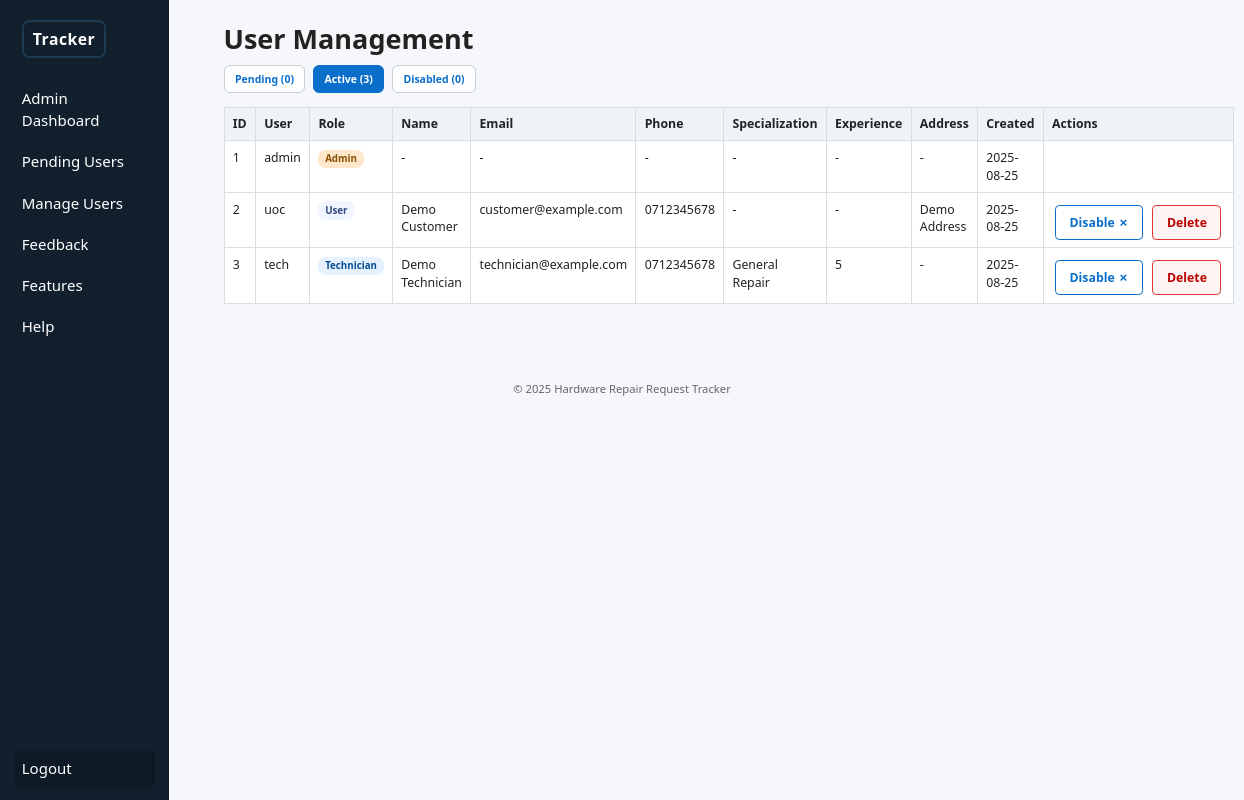
The page /admin/users_manage.php (signed in) on the database its author committed.
### tables this page shows
CREATE TABLE users (
  user_id INT AUTO_INCREMENT PRIMARY KEY,
  username VARCHAR(50) NOT NULL UNIQUE,
  password VARCHAR(255) NOT NULL,
  role ENUM('admin','user','technician') NOT NULL DEFAULT 'user',
  status ENUM('pending','approved','rejected') NOT NULL DEFAULT 'pending',
  is_disabled TINYINT(1) NOT NULL DEFAULT 0,
  created_at TIMESTAMP DEFAULT CURRENT_TIMESTAMP
);

CREATE TABLE customer_profile (
  customer_id INT PRIMARY KEY,
  full_name VARCHAR(120) NOT NULL,
  phone VARCHAR(20) NOT NULL,
  email VARCHAR(120),
  address TEXT,
  CONSTRAINT fk_customer_profile_user FOREIGN KEY (customer_id) REFERENCES users(user_id) ON DELETE CASCADE
);

CREATE TABLE technician_profile (
  technician_id INT PRIMARY KEY,
  full_name VARCHAR(120) NOT NULL,
  phone VARCHAR(20) NOT NULL,
  email VARCHAR(120),
  specialization VARCHAR(120),
  experience_years INT DEFAULT 0,
  availability_notes VARCHAR(255),
  CONSTRAINT fk_tech_profile_user FOREIGN KEY (technician_id) REFERENCES users(user_id) ON DELETE CASCADE
);

### admin/users_manage.php (the view, shortened to what this page needs)
<?php require_once __DIR__ . '/../config.php';
require_once __DIR__ . '/../db.php';
$tab = $_GET['tab'] ?? 'active';
$baseQuery = "SELECT u.user_id,u.username,u.role,u.status,u.is_disabled,u.created_at,
  cp.full_name AS c_full_name, cp.phone AS c_phone, cp.email AS c_email, cp.address AS c_address,
  tp.full_name AS t_full_name, tp.phone AS t_phone, tp.email AS t_email, tp.specialization, tp.experience_years, tp.availability_notes
  FROM users u
  LEFT JOIN customer_profile cp ON u.user_id = cp.customer_id
  LEFT JOIN technician_profile tp ON u.user_id = tp.technician_id";
switch ($tab) {
  default:
    $q = $baseQuery . " WHERE status='approved' AND (is_disabled=0 OR is_disabled IS NULL)";
    $q .= " ORDER BY created_at DESC";
    $tab = 'active';
}
$users = $mysqli->query($q);
$cntPending = $mysqli->query("SELECT COUNT(*) c FROM users WHERE status='pending'")->fetch_assoc()['c'];
$cntActive = $mysqli->query("SELECT COUNT(*) c FROM users WHERE status='approved' AND (is_disabled=0 OR is_disabled IS NULL)")->fetch_assoc()['c'];
$cntDisabled = $mysqli->query("SELECT COUNT(*) c FROM users WHERE is_disabled=1")->fetch_assoc()['c'];
?>
<?php include __DIR__ . '/../partials/header.php'; ?>
<h1>User Management</h1>
<div class="tabs" style="margin-top:.5rem;margin-bottom:.75rem;display:flex;gap:.5rem;flex-wrap:wrap;">
  <a class="tab-link<?= $tab === 'pending' ? ' active' : '' ?>" href="?tab=pending">Pending (<?= $cntPending ?>)</a>
  <a class="tab-link<?= $tab === 'active' ? ' active' : '' ?>" href="?tab=active">Active (<?= $cntActive ?>)</a>
  <a class="tab-link<?= $tab === 'disabled' ? ' active' : '' ?>" href="?tab=disabled">Disabled (<?= $cntDisabled ?>)</a>
</div>
<table class="table">
  <tr>
    <th>ID</th>
    <th>User</th>
    <th>Role</th>
    <th>Name</th>
    <th>Email</th>
    <th>Phone</th>
    <th>Specialization</th>
    <th>Experience</th>
    <th>Address</th>
    <th>Created</th>
    <th>Actions</th>
  </tr>
  <?php while ($u = $users->fetch_assoc()): ?>
    <tr>
      <td><?= $u['user_id'] ?></td>
      <td><?= htmlspecialchars($u['username']) ?></td>
      <td><span class="role-badge role-<?= $u['role'] ?>"><?= $u['role'] ?></span></td>
      <td><?php
          if ($u['role'] === 'user') {
            echo htmlspecialchars($u['c_full_name'] ?? '-');
          } elseif ($u['role'] === 'technician') {
            echo htmlspecialchars($u['t_full_name'] ?? '-');
          } else {
            echo '-';
          }
        ?></td>
      <td><?= htmlspecialchars($u['c_email'] ?? $u['t_email'] ?? '-') ?></td>
      <td><?= htmlspecialchars($u['c_phone'] ?? $u['t_phone'] ?? '-') ?></td>
      <td><?= htmlspecialchars($u['specialization'] ?? '-') ?></td>
      <td><?= $u['experience_years'] !== null ? (int)$u['experience_years'] : '-' ?></td>
  <td><?= htmlspecialchars($u['c_address'] ?? '-') ?></td>
      <td><?= substr($u['created_at'], 0, 10) ?></td>
      <td style="white-space:nowrap;">
        <?php if ($u['role'] != 'admin'): ?>
          <?php if (!$u['is_disabled']): ?>
            <a class="btn outline" href="?disable=<?= $u['user_id'] ?>">Disable ✗</a>
          <?php else: ?>
            <a class="btn" href="?enable=<?= $u['user_id'] ?>">Enable ↺</a>
          <?php endif; ?>
          <a class="btn outline" style="background:#fff3f3;border-color:#d33;color:#b00" href="?delete=<?= $u['user_id'] ?>" onclick="return confirm('Delete user?');">Delete</a>
        <?php endif; ?>
      </td>
    </tr>
  <?php endwhile; ?>
</table>
<?php include __DIR__ . '/../partials/footer.php'; ?>

### assets/css/style.css (style rules this page uses)
* { box-sizing: border-box; font-family: system-ui, -apple-system, Segoe UI, Roboto, sans-serif; margin: 0; padding: 0 }
html { font-size: 15px; }
html, body { -ms-overflow-style: none; scrollbar-width: none; }
body { background: #f5f7fa; color: #222; line-height: 1.45; font-size: .9rem; }
a { color: #0a6ecb; text-decoration: none }
button, .btn { display: inline-block; background: #0a6ecb; color: #fff; border: none; padding: .5rem .9rem; border-radius: .28rem; font-size: .82rem; font-weight: 600; cursor: pointer; margin: .3rem .2rem 0; }
.btn.outline { background: #fff; color: #0a6ecb; border: 1px solid #0a6ecb }
.table { width: 100%; border-collapse: collapse; margin: .9rem 0; background: #fff }
.table th, .table td { padding: .5rem .55rem; border: 1px solid #d6dde3; font-size: .82rem; text-align: left; vertical-align: top }
.table th { background: #eef3f7; font-weight: 600 }
.role-badge { display: inline-block; padding: .15rem .45rem; border-radius: .5rem; font-size: .65rem; font-weight: 600; background: #e5e9ef; color: #123; text-transform: capitalize; }
.role-technician { background: #e5f1ff; color: #054b91; }
.role-user { background: #f1f5ff; color: #314b7d; }
.role-admin { background: #ffe7cc; color: #8a5200; }
.tabs .tab-link { padding: .35rem .7rem; border: 1px solid #c5d0d9; border-radius: .4rem; background: #fff; font-size: .7rem; font-weight: 600; text-decoration: none; }
.tabs .tab-link.active { background: #0a6ecb; color: #fff; border-color: #0a6ecb; }

### rows shown on the page
users: user_id "1", username "admin", role "Admin", c_email "-", c_phone "-", specialization "-", c_address "-", created_at "2025-08-25"
customer_profile: customer_id.user_id "2", customer_id.username "uoc", customer_id.role "User", full_name "Demo Customer", email "customer@example.com", phone "0712345678", specialization "-", address "Demo Address", customer_id.created_at "2025-08-25"
technician_profile: technician_id.user_id "3", technician_id.username "tech", technician_id.role "Technician", full_name "Demo Technician", email "technician@example.com", phone "0712345678", specialization "General Repair", experience_years "5", c_address "-", technician_id.created_at "2025-08-25"

### other values the page prints
$cntPending "0"
$cntActive "3"
$cntDisabled "0"
